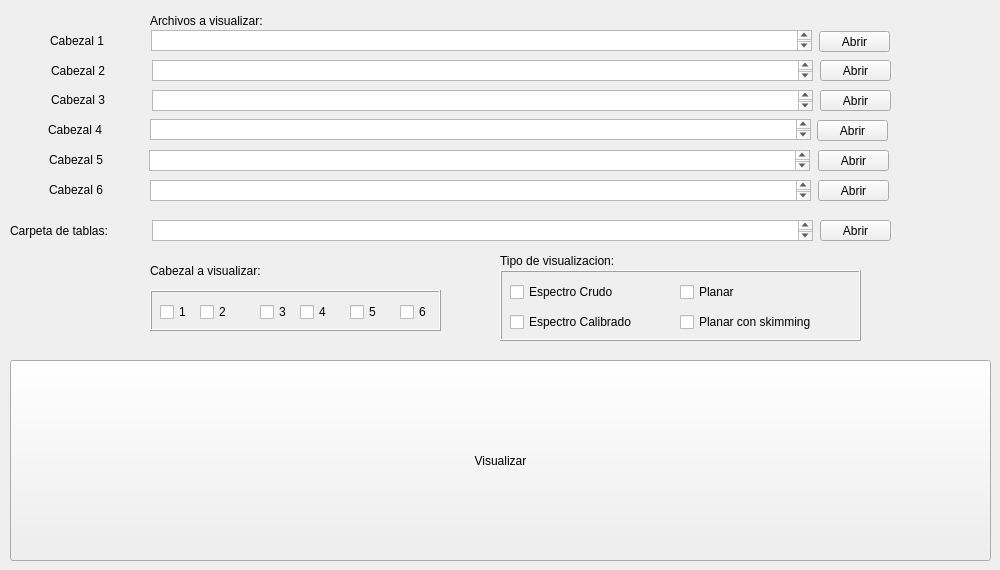
    <widget class="QWidget" name="tab_3">
     <attribute name="title">
      <string>Analizar Planar</string>
     </attribute>
     <widget class="QPushButton" name="pushButton_triple_ventana_10">
      <property name="geometry">
       <rect>
        <x>820</x>
        <y>60</y>
        <width>71</width>
        <height>21</height>
       </rect>
      </property>
      <property name="text">
       <string>Abrir</string>
      </property>
     </widget>
     <widget class="QPushButton" name="pushButton_triple_ventana_11">
      <property name="geometry">
       <rect>
        <x>820</x>
        <y>90</y>
        <width>71</width>
        <height>21</height>
       </rect>
      </property>
      <property name="text">
       <string>Abrir</string>
      </property>
     </widget>
     <widget class="QLabel" name="label_65">
      <property name="geometry">
       <rect>
        <x>150</x>
        <y>10</y>
        <width>171</width>
        <height>21</height>
       </rect>
      </property>
      <property name="text">
       <string>Archivos a visualizar:</string>
      </property>
     </widget>
     <widget class="QLabel" name="label_66">
      <property name="geometry">
       <rect>
        <x>51</x>
        <y>79</y>
        <width>81</width>
        <height>41</height>
       </rect>
      </property>
      <property name="text">
       <string>Cabezal 3</string>
      </property>
     </widget>
     <widget class="QTextBrowser" name="textBrowser_entrada">
      <property name="geometry">
       <rect>
        <x>152</x>
        <y>220</y>
        <width>661</width>
        <height>21</height>
       </rect>
      </property>
      <property name="autoFillBackground">
       <bool>true</bool>
      </property>
     </widget>
     <widget class="QPushButton" name="pushButton_triple_ventana_12">
      <property name="geometry">
       <rect>
        <x>818</x>
        <y>180</y>
        <width>71</width>
        <height>21</height>
       </rect>
      </property>
      <property name="text">
       <string>Abrir</string>
      </property>
     </widget>
     <widget class="QTextBrowser" name="textBrowser_adq_7">
      <property name="geometry">
       <rect>
        <x>152</x>
        <y>90</y>
        <width>661</width>
        <height>21</height>
       </rect>
      </property>
      <property name="autoFillBackground">
       <bool>true</bool>
      </property>
     </widget>
     <widget class="QTextBrowser" name="textBrowser_adq_8">
      <property name="geometry">
       <rect>
        <x>151</x>
        <y>30</y>
        <width>661</width>
        <height>21</height>
       </rect>
      </property>
      <property name="autoFillBackground">
       <bool>true</bool>
      </property>
     </widget>
     <widget class="QTextBrowser" name="textBrowser_adq_9">
      <property name="geometry">
       <rect>
        <x>150</x>
        <y>119</y>
        <width>661</width>
        <height>21</height>
       </rect>
      </property>
      <property name="autoFillBackground">
       <bool>true</bool>
      </property>
     </widget>
     <widget class="QTextBrowser" name="textBrowser_adq_10">
      <property name="geometry">
       <rect>
        <x>152</x>
        <y>60</y>
        <width>661</width>
        <height>21</height>
       </rect>
      </property>
      <property name="autoFillBackground">
       <bool>true</bool>
      </property>
     </widget>
     <widget class="QLabel" name="label_67">
      <property name="geometry">
       <rect>
        <x>51</x>
        <y>50</y>
        <width>81</width>
        <height>41</height>
       </rect>
      </property>
      <property name="text">
       <string>Cabezal 2</string>
      </property>
     </widget>
     <widget class="QLabel" name="label_68">
      <property name="geometry">
       <rect>
        <x>50</x>
        <y>20</y>
        <width>81</width>
        <height>41</height>
       </rect>
      </property>
      <property name="text">
       <string>Cabezal 1</string>
      </property>
     </widget>
     <widget class="QPushButton" name="pushButton_triple_ventana_13">
      <property name="geometry">
       <rect>
        <x>819</x>
        <y>31</y>
        <width>71</width>
        <height>21</height>
       </rect>
      </property>
      <property name="text">
       <string>Abrir</string>
      </property>
     </widget>
     <widget class="QTextBrowser" name="textBrowser_adq_11">
      <property name="geometry">
       <rect>
        <x>150</x>
        <y>180</y>
        <width>661</width>
        <height>21</height>
       </rect>
      </property>
      <property name="autoFillBackground">
       <bool>true</bool>
      </property>
     </widget>
     <widget class="QLabel" name="label_70">
      <property name="geometry">
       <rect>
        <x>49</x>
        <y>169</y>
        <width>81</width>
        <height>41</height>
       </rect>
      </property>
      <property name="text">
       <string>Cabezal 6</string>
      </property>
     </widget>
     <widget class="QTextBrowser" name="textBrowser_adq_12">
      <property name="geometry">
       <rect>
        <x>149</x>
        <y>150</y>
        <width>661</width>
        <height>21</height>
       </rect>
      </property>
      <property name="autoFillBackground">
       <bool>true</bool>
      </property>
     </widget>
     <widget class="QLabel" name="label_71">
      <property name="geometry">
       <rect>
        <x>10</x>
        <y>220</y>
        <width>171</width>
        <height>21</height>
       </rect>
      </property>
      <property name="text">
       <string>Carpeta de tablas:</string>
      </property>
     </widget>
     <widget class="QPushButton" name="pushButton_triple_ventana_14">
      <property name="geometry">
       <rect>
        <x>820</x>
        <y>220</y>
        <width>71</width>
        <height>21</height>
       </rect>
      </property>
      <property name="text">
       <string>Abrir</string>
      </property>
     </widget>
     <widget class="QLabel" name="label_72">
      <property name="geometry">
       <rect>
        <x>49</x>
        <y>139</y>
        <width>81</width>
        <height>41</height>
       </rect>
      </property>
      <property name="text">
       <string>Cabezal 5</string>
      </property>
     </widget>
     <widget class="QPushButton" name="pushButton_triple_ventana_15">
      <property name="geometry">
       <rect>
        <x>818</x>
        <y>150</y>
        <width>71</width>
        <height>21</height>
       </rect>
      </property>
      <property name="text">
       <string>Abrir</string>
      </property>
     </widget>
     <widget class="QPushButton" name="pushButton_triple_ventana_16">
      <property name="geometry">
       <rect>
        <x>817</x>
        <y>120</y>
        <width>71</width>
        <height>21</height>
       </rect>
      </property>
      <property name="text">
       <string>Abrir</string>
      </property>
     </widget>
     <widget class="QFrame" name="frame_multihead_graph_4">
      <property name="geometry">
       <rect>
        <x>150</x>
        <y>290</y>
        <width>291</width>
        <height>41</height>
       </rect>
      </property>
      <property name="frameShape">
       <enum>QFrame::Box</enum>
      </property>
      <property name="frameShadow">
       <enum>QFrame::Raised</enum>
      </property>
      <widget class="QCheckBox" name="checkBox_calib_fina_6">
       <property name="enabled">
        <bool>true</bool>
       </property>
       <property name="geometry">
        <rect>
         <x>10</x>
         <y>9</y>
         <width>39</width>
         <height>26</height>
        </rect>
       </property>
       <property name="text">
        <string>1</string>
       </property>
      </widget>
      <widget class="QCheckBox" name="checkBox_calib_fina_7">
       <property name="enabled">
        <bool>true</bool>
       </property>
       <property name="geometry">
        <rect>
         <x>50</x>
         <y>9</y>
         <width>39</width>
         <height>26</height>
        </rect>
       </property>
       <property name="text">
        <string>2</string>
       </property>
      </widget>
      <widget class="QCheckBox" name="checkBox_calib_fina_8">
       <property name="enabled">
        <bool>true</bool>
       </property>
       <property name="geometry">
        <rect>
         <x>110</x>
         <y>9</y>
         <width>41</width>
         <height>26</height>
        </rect>
       </property>
       <property name="text">
        <string>3</string>
       </property>
      </widget>
      <widget class="QCheckBox" name="checkBox_calib_fina_2">
       <property name="enabled">
        <bool>true</bool>
       </property>
       <property name="geometry">
        <rect>
         <x>150</x>
         <y>9</y>
         <width>39</width>
         <height>26</height>
        </rect>
       </property>
       <property name="text">
        <string>4</string>
       </property>
      </widget>
      <widget class="QCheckBox" name="checkBox_calib_fina_3">
       <property name="enabled">
        <bool>true</bool>
       </property>
       <property name="geometry">
        <rect>
         <x>200</x>
         <y>9</y>
         <width>39</width>
         <height>26</height>
        </rect>
       </property>
       <property name="text">
        <string>5</string>
       </property>
      </widget>
      <widget class="QCheckBox" name="checkBox_calib_fina_4">
       <property name="enabled">
        <bool>true</bool>
       </property>
       <property name="geometry">
        <rect>
         <x>250</x>
         <y>9</y>
         <width>39</width>
         <height>26</height>
        </rect>
       </property>
       <property name="text">
        <string>6</string>
       </property>
      </widget>
     </widget>
     <widget class="QLabel" name="label_73">
      <property name="geometry">
       <rect>
        <x>48</x>
        <y>109</y>
        <width>81</width>
        <height>41</height>
       </rect>
      </property>
      <property name="text">
       <string>Cabezal 4</string>
      </property>
     </widget>
     <widget class="QLabel" name="label_69">
      <property name="geometry">
       <rect>
        <x>150</x>
        <y>260</y>
        <width>171</width>
        <height>21</height>
       </rect>
      </property>
      <property name="text">
       <string>Cabezal a visualizar:</string>
      </property>
     </widget>
     <widget class="QLabel" name="label_74">
      <property name="geometry">
       <rect>
        <x>500</x>
        <y>250</y>
        <width>171</width>
        <height>21</height>
       </rect>
      </property>
      <property name="text">
       <string>Tipo de visualizacion:</string>
      </property>
     </widget>
     <widget class="QFrame" name="frame_multihead_graph_5">
      <property name="geometry">
       <rect>
        <x>500</x>
        <y>270</y>
        <width>361</width>
        <height>71</height>
       </rect>
      </property>
      <property name="frameShape">
       <enum>QFrame::Box</enum>
      </property>
      <property name="frameShadow">
       <enum>QFrame::Raised</enum>
      </property>
      <widget class="QCheckBox" name="checkBox_calib_fina_9">
       <property name="enabled">
        <bool>true</bool>
       </property>
       <property name="geometry">
        <rect>
         <x>10</x>
         <y>9</y>
         <width>131</width>
         <height>26</height>
        </rect>
       </property>
       <property name="text">
        <string>Espectro Crudo</string>
       </property>
      </widget>
      <widget class="QCheckBox" name="checkBox_calib_fina_10">
       <property name="enabled">
        <bool>true</bool>
       </property>
       <property name="geometry">
        <rect>
         <x>10</x>
         <y>39</y>
         <width>161</width>
         <height>26</height>
        </rect>
       </property>
       <property name="text">
        <string>Espectro Calibrado</string>
       </property>
      </widget>
      <widget class="QCheckBox" name="checkBox_calib_fina_11">
       <property name="enabled">
        <bool>true</bool>
       </property>
       <property name="geometry">
        <rect>
         <x>180</x>
         <y>9</y>
         <width>121</width>
         <height>26</height>
        </rect>
       </property>
       <property name="text">
        <string>Planar</string>
       </property>
      </widget>
      <widget class="QCheckBox" name="checkBox_calib_fina_5">
       <property name="enabled">
        <bool>true</bool>
       </property>
       <property name="geometry">
        <rect>
         <x>180</x>
         <y>39</y>
         <width>171</width>
         <height>26</height>
        </rect>
       </property>
       <property name="text">
        <string>Planar con skimming</string>
       </property>
      </widget>
     </widget>
     <widget class="QPushButton" name="pushButton_3">
      <property name="geometry">
       <rect>
        <x>10</x>
        <y>360</y>
        <width>981</width>
        <height>201</height>
       </rect>
      </property>
      <property name="text">
       <string>Visualizar</string>
      </property>
     </widget>
    </widget>
